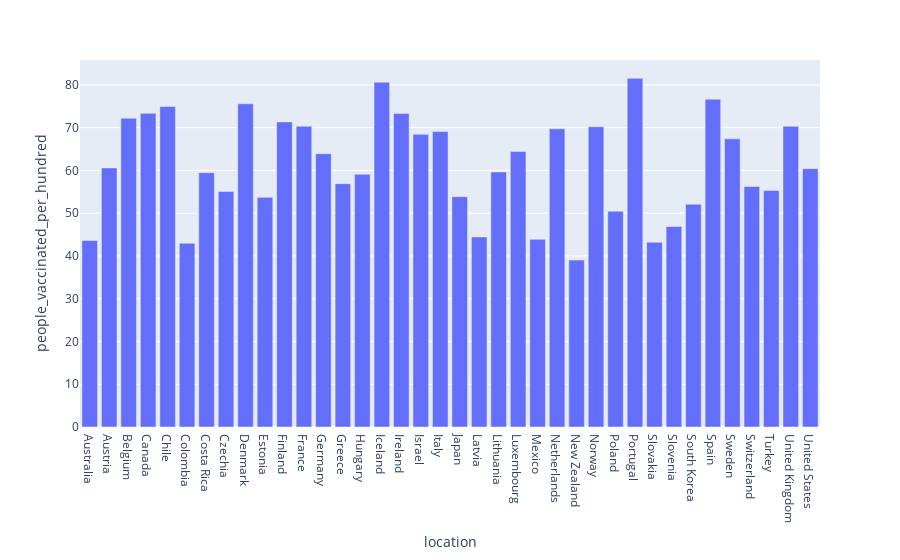

Notebook source saved alongside this figure:
### Code cell
oecd_vacc = latest(oecd_data, 'people_vaccinated_per_hundred')

px.bar(oecd_vacc, x='location', y='people_vaccinated_per_hundred')

### Figure 1 — Plotly figure (JSON) as saved in the notebook; plotly's stock layout.template omitted (floating-point values rounded to 4 significant figures)
{"data": [{"alignmentgroup": "True", "hovertemplate": "location=%{x}<br>people_vaccinated_per_hundred=%{y}<extra></extra>", "legendgroup": "", "marker": {"color": "#636efa", "pattern": {"shape": ""}}, "name": "", "offsetgroup": "", "orientation": "v", "showlegend": false, "textposition": "auto", "type": "bar", "x": ["Australia", "Austria", "Belgium", "Canada", "Chile", "Colombia", "Costa Rica", "Czechia", "Denmark", "Estonia", "Finland", "France", "Germany", "Greece", "Hungary", "Iceland", "Ireland", "Israel", "Italy", "Japan", "Latvia", "Lithuania", "Luxembourg", "Mexico", "Netherlands", "New Zealand", "Norway", "Poland", "Portugal", "Slovakia", "Slovenia", "South Korea", "Spain", "Sweden", "Switzerland", "Turkey", "United Kingdom", "United States"], "xaxis": "x", "y": [43.61, 60.59, 72.2, 73.34, 74.95, 42.97, 59.47, 55.07, 75.58, 53.71, 71.34, 70.33, 63.89, 56.91, 59.1, 80.64, 73.29, 68.43, 69.08, 53.86, 44.45, 59.63, 64.45, 43.88, 69.73, 39.03, 70.21, 50.45, 81.53, 43.2, 46.88, 52.08, 76.64, 67.38, 56.24, 55.31, 70.32, 60.41], "yaxis": "y"}], "layout": {"barmode": "relative", "legend": {"tracegroupgap": 0}, "margin": {"t": 60}, "xaxis": {"anchor": "y", "domain": [0, 1], "title": {"text": "location"}}, "yaxis": {"anchor": "x", "domain": [0, 1], "title": {"text": "people_vaccinated_per_hundred"}}}}
